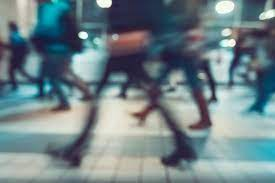
#> input picture TestBlurDetection/Multimedia/BlurredImages/blurred01.jpg, 275 x 183 px, found by its file name; its folder holds only this picture in this run
$ jupyter execute --allow-errors BlurDetection.ipynb   (older library calls are emulated)
#> lines starting #> are read from the running program, lines starting #| are printed output that depends on the picture; after the words box and inside, x2 and y2 are one past the last pixel; in counts of white or black regions, pixels touching at a corner belong together
#> further down, image is the input picture: shape (183, 275, 3); mean B, G, R 135.9, 130.5, 111.8
#> `gray = cv2.cvtColor(image, cv2.COLOR_BGR2GRAY)`:
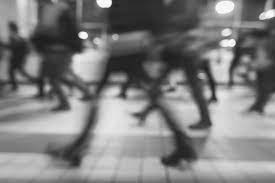
#> gray: shape (183, 275); min 21, max 254, mean 125.5
[cell 1]
# loop over the input images
#path = 'BlurredImages/blurred04.jpg'

import argparse
import cv2
import matplotlib.pyplot as plt

def variance_of_laplacian(image):
    # compute the Laplacian of the image and then return the focus
    # measure, which is simply the variance of the Laplacian
    return cv2.Laplacian(image, cv2.CV_64F)
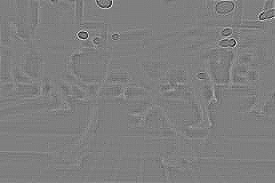
#> returned value: shape (183, 275) float64; min -179, max 179, mean 0.1; drawn with min black and max white
#> `fm = imr.var()`: fm = 122.2
#| (183, 275)
#> `cv2.putText(image, "{}: {:.2f}".format(text, fm), (10, 30),cv2.FONT_HE..`:
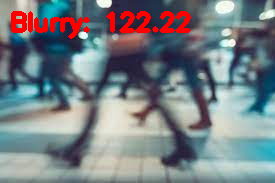
#> image: shape (183, 275, 3); 3.8% of pixels changed, all inside (x1, y1, x2, y2) = (11, 11, 191, 39)


#> (the rest of this cell did not finish here and is left out)
